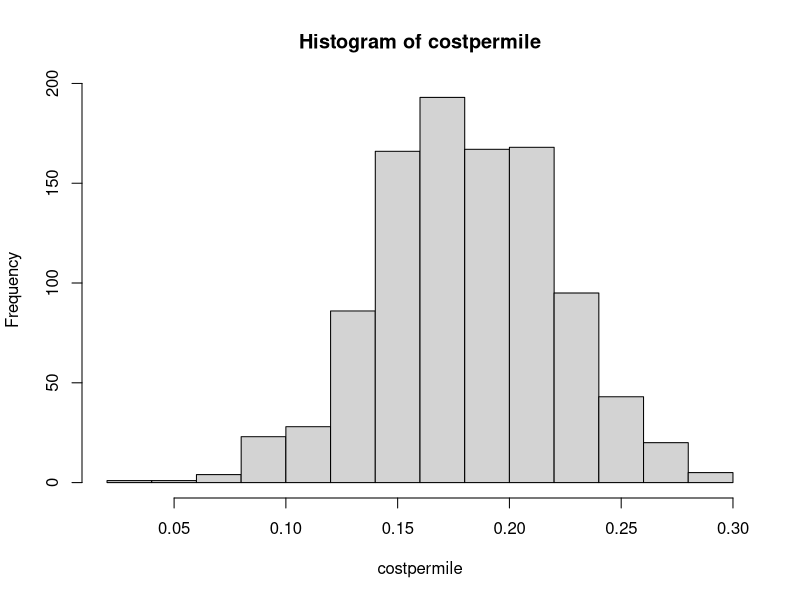
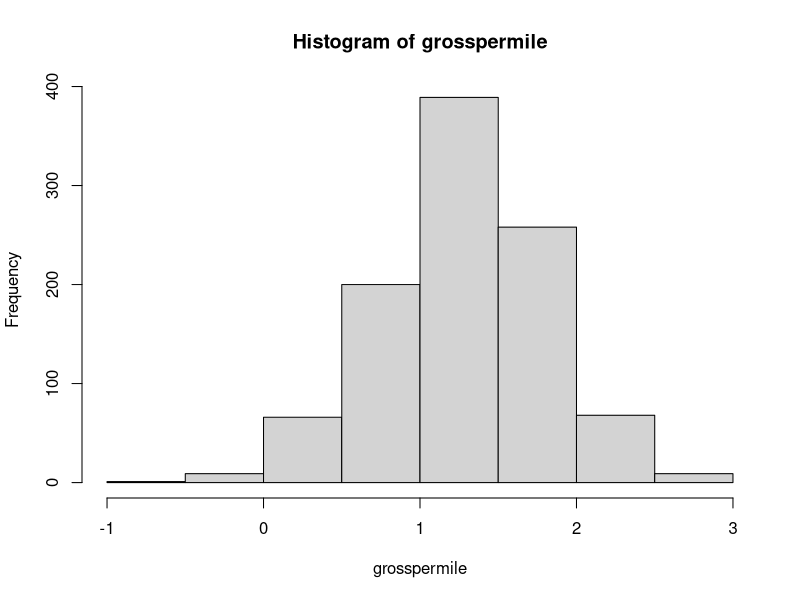
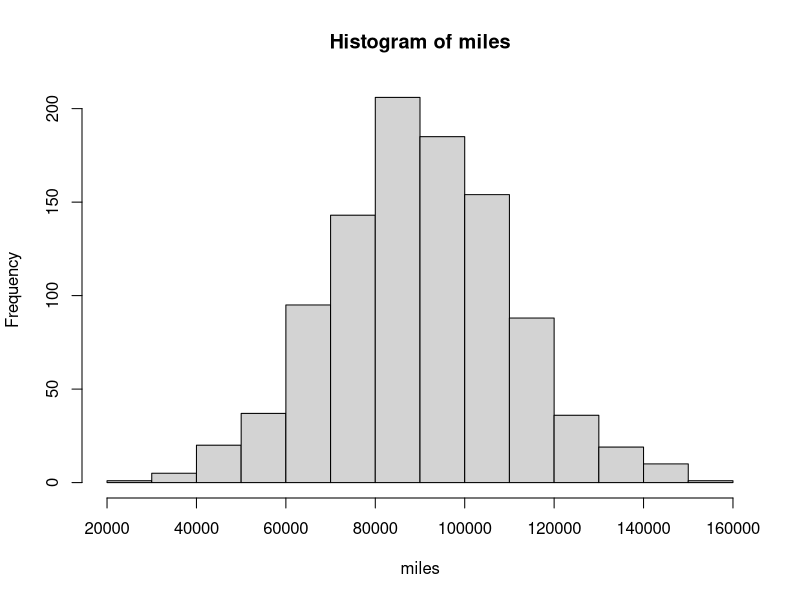
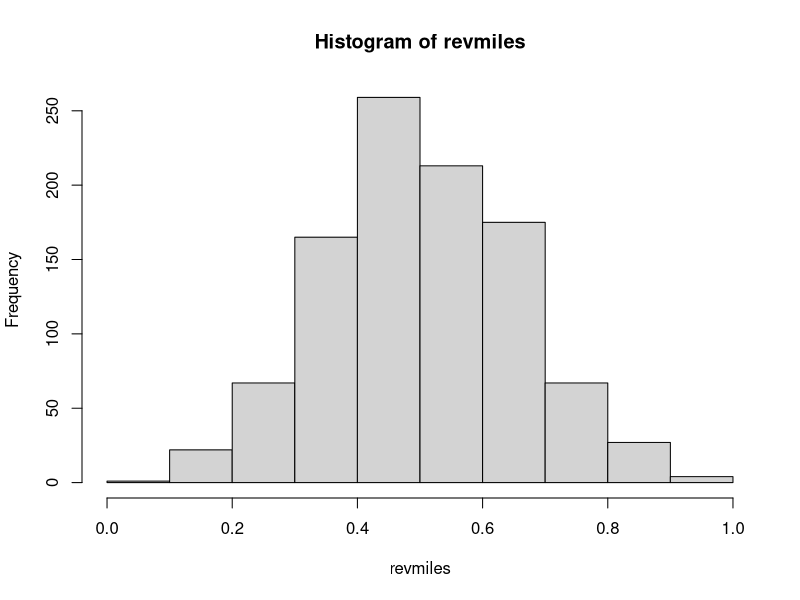
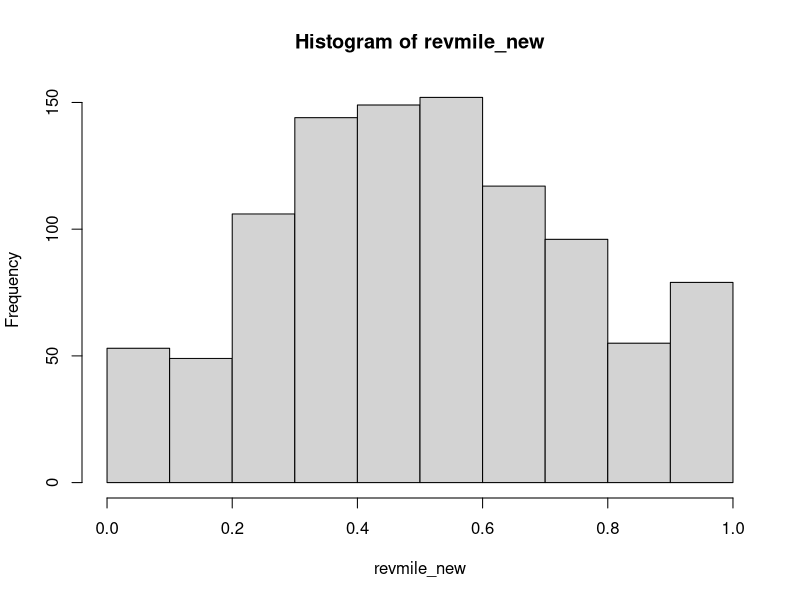
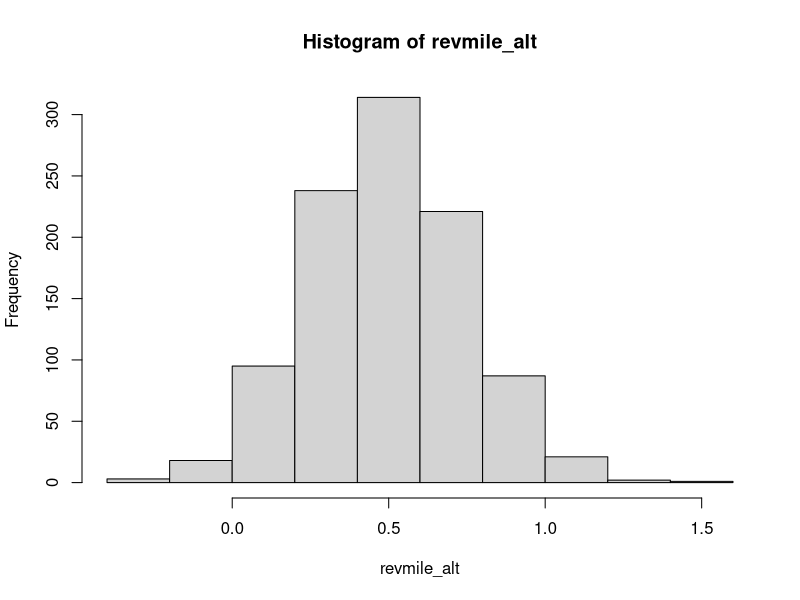
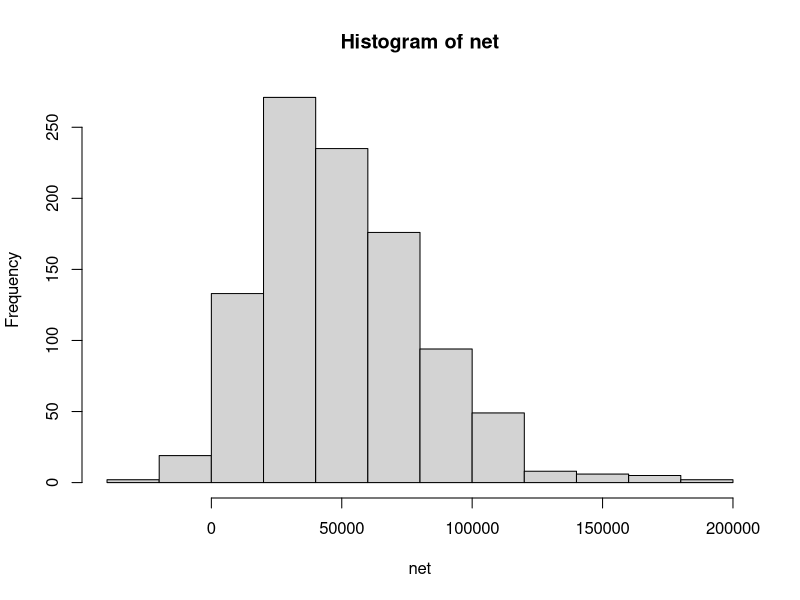
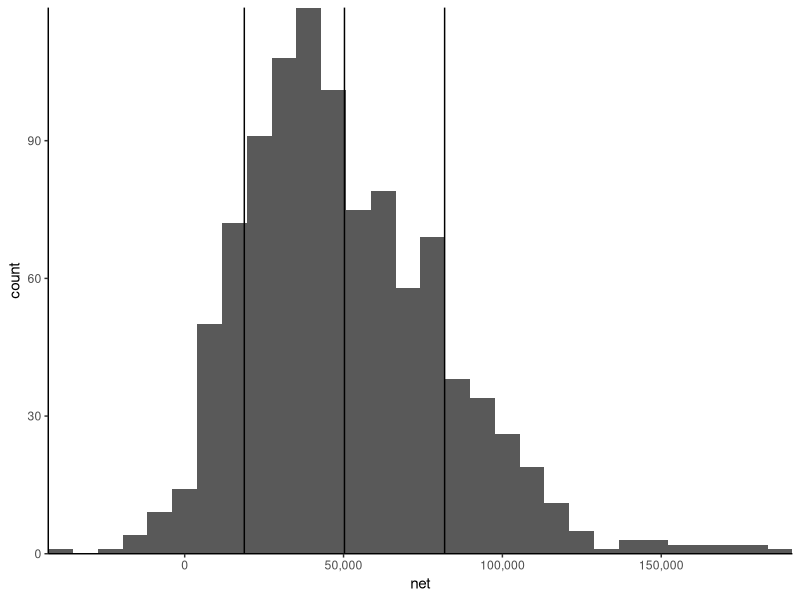

These figures' R source, in order:
## Valuing Tesla Robotaxi program with Monte Carlo
## based on info here:
## https://www.teslarati.com/tesla-network-robotaxi-fleet-details-elon-musk/

library(tidyverse)
library(scales)

## CALCULATIONS WITHOUT SIMULATION ####
costpermile_ave <- 0.18
grosspermile_ave <- 1.30
miles_ave <- 90000
revmiles_ave <- 0.5

## calculated earnings
net_ave <- (grosspermile_ave-costpermile_ave) * miles_ave * revmiles_ave

## sample size
ss <- 1000

## cost per mile distribution
costpermile <- rnorm(n=ss, mean=0.18, sd=0.04)
hist(costpermile)

## revenue profit per mile
## gross is estimated at $0.65 with car empty 50% of time
## profit per = ($0.65*2)
grosspermile <- rnorm(n=ss, mean=(0.65*2), sd=0.5)
hist(grosspermile)
## poisson? no - poisson is not continuous
#gpm <- rpois(n=ss, lambda = (0.65*2))
#hist(gpm)

## annual miles driven
miles <- rnorm(n=ss, mean=90000, sd=20000)
hist(miles)

## revenue miles, as %
## need to adjust distribution to not generate values below 0 or above 1
revmiles <- rnorm(n=ss, mean=0.5, sd=0.15)
hist(revmiles)
summary(revmiles)

## OR: create distribution with min and max cut-offs
## will inflace probabilities of either min or max, at expense of center
revmile_new <- NULL
for(r in 1:ss){
  revmile <- rnorm(n=1, mean=0.5, sd=0.25)
  revmile <- max(0, revmile)
  revmile <- min(1, revmile)
  revmile_new <- c(revmile_new,revmile)
}
hist(revmile_new)
summary(revmile_new)
## compare with full normal dist, same mean and sd
revmile_alt <- rnorm(n=ss, mean=0.5, sd=0.25)
hist(revmile_alt)
summary(revmile_alt)

## MONTE CARLO SIMULATION OF PROFIT
## you have 4 vectors of same length -> you can do calculations on them
net <- (grosspermile-costpermile)*miles*revmiles
hist(net)
summary(net)
sim_df <- data.frame(grosspermile,
                     costpermile,
                     miles,
                     revmiles,
                     net)
net_df <- data.frame(net)
ggplot(sim_df, aes(x=net))+geom_histogram()+
  geom_vline(xintercept=mean(net_df$net))+
  geom_vline(xintercept=mean(net_df$net)-sd(net_df$net))+
  geom_vline(xintercept=mean(net_df$net)+sd(net_df$net))+
  scale_x_continuous(labels = comma, expand=c(0,0))+
  scale_y_continuous(labels = comma, expand=c(0,0))+
  theme_classic()
## summary of net
summary(net)
sd(net)

## calculate 95% confidence intervals :)